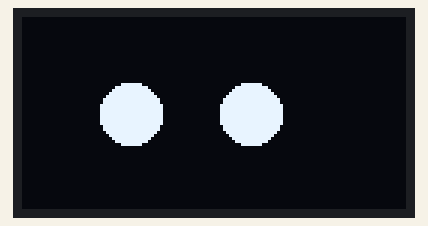
Recording of a sketch running on a simulated ESP32. Parts: 128×64 one-colour display. Random numbers use the default seed unless the sketch sets one.

Above: at 1.36 s.
At 6.0 s:
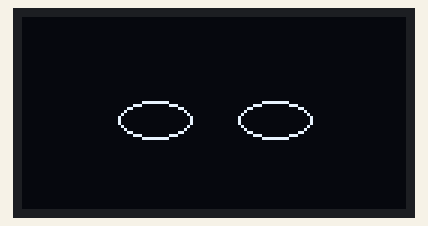
At 10.5 s:
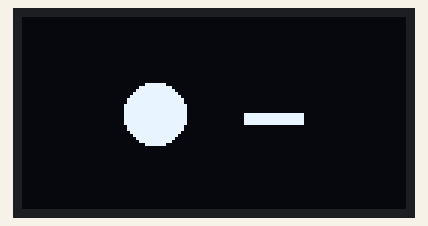
At 19.6 s:
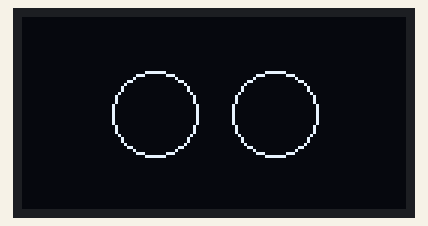
At 32.7 s:
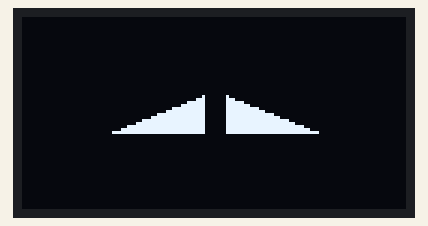
At 36.8 s:
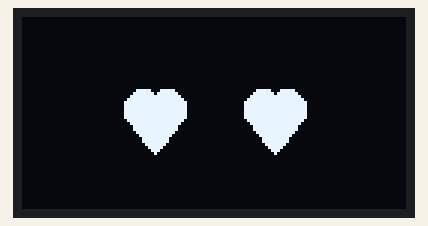

The sketch:

Mata-Robot.ino
```cpp
#include <U8g2lib.h>
#include <Wire.h>

#define SDA_PIN 6
#define SCL_PIN 7

U8G2_SSD1306_128X64_NONAME_F_HW_I2C u8g2(U8G2_R0, U8X8_PIN_NONE);

enum Expression {
  NORMAL,
  ANGRY,
  LOVE,
  SLEEPY,
  SHOCK,
  WINK
};

Expression currentExp = NORMAL;
Expression nextExp = NORMAL;

float eyePos = 0;
float targetPos = 0;
float eyeOpen = 1.0;

bool transitioning = false;
bool closing = true;

unsigned long lastChange = 0;

void drawNormal(float offset, float open) {
  int r = 10 * open;
  if (r < 2) r = 2;
  u8g2.drawDisc(44 + offset, 32, r);
  u8g2.drawDisc(84 + offset, 32, r);
}
void drawAngry(float open) {
  int h = 12 * open;
  if (h < 2) h = 2;
  u8g2.drawTriangle(30, 38, 60, 38 - h, 60, 38);
  u8g2.drawTriangle(98, 38, 68, 38 - h, 68, 38);
}

void drawLove(float open) {
  int y = (1.0 - open) * 8;
  u8g2.drawDisc(40, 30 + y, 6);
  u8g2.drawDisc(48, 30 + y, 6);
  u8g2.drawTriangle(34, 32 + y, 54, 32 + y, 44, 45 + y);

  u8g2.drawDisc(80, 30 + y, 6);
  u8g2.drawDisc(88, 30 + y, 6);
  u8g2.drawTriangle(74, 32 + y, 94, 32 + y, 84, 45 + y);
}

void drawSleepy(float open) {
  int h = 6 * open;
  if (h < 1) h = 1;
  u8g2.drawEllipse(44, 34, 12, h);
  u8g2.drawEllipse(84, 34, 12, h);
}

// ================= SHOCK =================
void drawShock(float open) {
  int r = 14 * open;
  if (r < 2) r = 2;
  u8g2.drawCircle(44, 32, r);
  u8g2.drawCircle(84, 32, r);
}

// ================= WINK =================
void drawWink(float open) {
  int r = 10 * open;
  if (r < 2) r = 2;
  u8g2.drawDisc(44, 32, r);   // kiri normal
  u8g2.drawBox(74, 32, 20, 4); // kanan kedip
}

// ================= SETUP =================
void setup() {
  Wire.begin(SDA_PIN, SCL_PIN);
  u8g2.begin();
  randomSeed(analogRead(0));
}

// ================= LOOP =================
void loop() {

  unsigned long now = millis();

  // Smooth eye movement
  if (!transitioning && random(0,100) < 2) {
    targetPos = random(-10, 11);
  }
  eyePos += (targetPos - eyePos) * 0.06;

  // Ganti ekspresi random natural
  if (!transitioning && now - lastChange > random(4000, 7000)) {
    nextExp = (Expression)random(0,6);
    transitioning = true;
    closing = true;
    lastChange = now;
  }

  // Transisi smooth tutup-buka
  if (transitioning) {

    if (closing) {
      eyeOpen -= 0.06;
      if (eyeOpen <= 0) {
        eyeOpen = 0;
        currentExp = nextExp;
        closing = false;
      }
    } else {
      eyeOpen += 0.06;
      if (eyeOpen >= 1) {
        eyeOpen = 1;
        transitioning = false;
      }
    }
  }

  u8g2.clearBuffer();

  switch (currentExp) {
    case NORMAL: drawNormal(eyePos, eyeOpen); break;
    case ANGRY:  drawAngry(eyeOpen); break;
    case LOVE:   drawLove(eyeOpen); break;
    case SLEEPY: drawSleepy(eyeOpen); break;
    case SHOCK:  drawShock(eyeOpen); break;
    case WINK:   drawWink(eyeOpen); break;
  }

  u8g2.sendBuffer();
  delay(16);
}
```

Measured:
- what the display in image 0 shows lasts 0.5 s, from 1.1 s to 1.6 s
- what the display in image 1 shows lasts 3.1 s, from 6.0 s to 9.1 s
- what the display in image 3 shows lasts 2.9 s, from 19.6 s to 22.5 s
- what the display in image 4 shows lasts 2.8 s, from 32.7 s to 35.5 s
